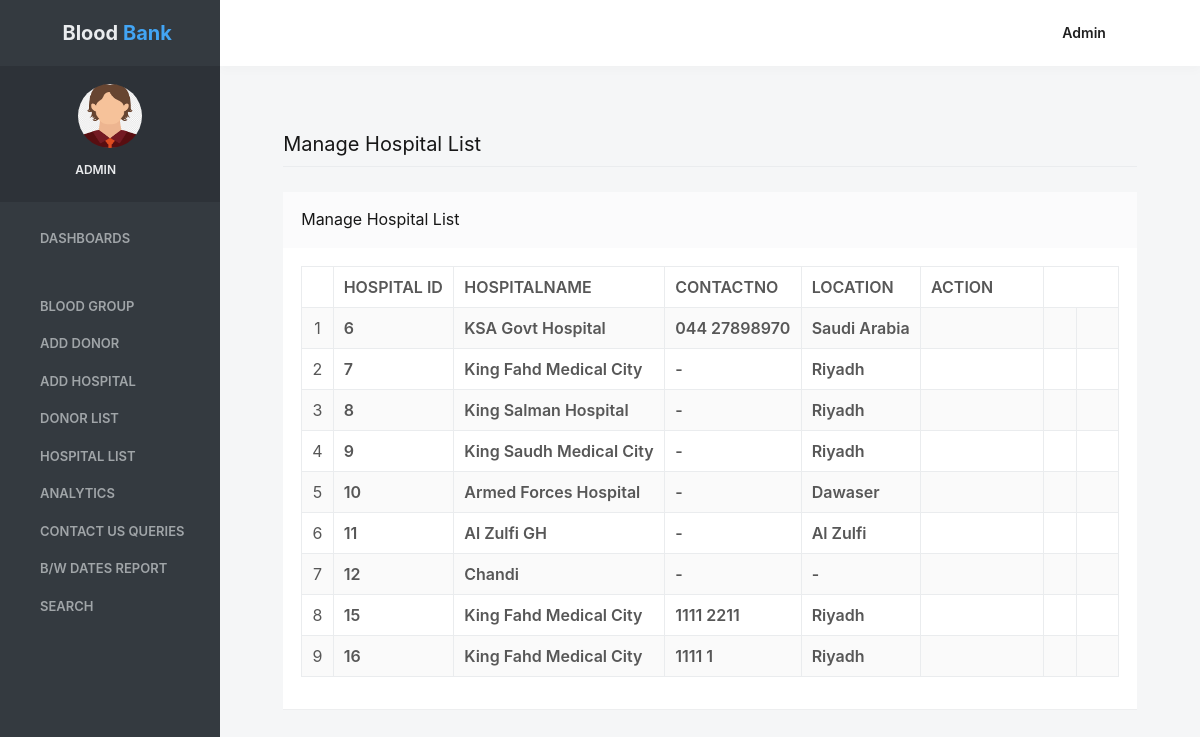
The page /hospitallist (signed in) on the database its author committed.
### bloodbank/models.py (models this page shows, shortened)
class Hospital(models.Model):
    HospitalName = models.CharField(max_length=100)
    ContactNo = models.CharField(max_length=15)
    Location = models.CharField(max_length=300, null=True)
    Aplus= models.CharField(max_length=10)
    Aminus = models.CharField(max_length=10)
    Bplus = models.CharField(max_length=10)
    Bminus = models.CharField(max_length=10)
    ABplus = models.CharField(max_length=10)
    ABminus = models.CharField(max_length=10)
    Oplus= models.CharField(max_length=10)
    Ominus = models.CharField(max_length=10)

### bloodbank/views.py (the view)
# urls.py: path('hospitallist',hospitallist, name='hospitallist'),
def hospitallist(request):
    if not request.user.is_authenticated:
        return redirect('login')
    hospital = Hospital.objects.all()
    d = {'hospital': hospital}
    return render(request, 'hospitallist.html', d)

### bloodbank/templates/hospitallist.html (shortened to what this page needs)
{% load static %}
{% block body %}
<html lang="en" class="no-focus">
    <head>
       <link rel="stylesheet" href="{% static 'adminassets/js/plugins/datatables/dataTables.bootstrap4.min.css' %}">
        <link rel="stylesheet" id="css-main" href="{% static 'adminassets/css/codebase.min.css' %}">
    </head>
    <body>
        <div id="page-container" class="sidebar-o sidebar-inverse side-scroll page-header-fixed main-content-narrow">
          {% include 'sidebar.html' %}
            {% include 'admin_nav.html' %}
            <main id="main-container">
                <div class="content">
                    <h2 class="content-heading">Manage Hospital List</h2>
                    <div class="block">
                        <div class="block-header block-header-default">
                            <h3 class="block-title">Manage Hospital List</h3>
                        </div>
                        <div class="block-content block-content-full">
                            <table class="table table-bordered table-striped table-vcenter js-dataTable-full-pagination">
                                <thead>
                                    <tr>
                                        <th class="text-center"></th>
                                        <th>Hospital ID</th>
                                        <th class="d-none d-sm-table-cell">HospitalName</th>
                                        <th class="d-none d-sm-table-cell">ContactNo</th>
                                        <th class="d-none d-sm-table-cell">Location</th>
                                        <th class="d-none d-sm-table-cell" style="width: 15%;">Action</th>
                                       </tr>
                                </thead>
                                <tbody>
 {% for i in hospital %}
                                    <tr>
                                        <td class="text-center">{{forloop.counter}}</td>
                                        <td class="font-w600">{{i.id}}</td>
                                        <td class="font-w600">{{i.HospitalName}}</td>
                                        <td class="font-w600">{{i.ContactNo}}</td>
                                        <td class="font-w600">{{i.Location}}</td>
                                         <td class="d-none d-sm-table-cell"><a href="{% url 'delete_hospital' i.id %}" onclick="return confirm('Do you really want to Delete ?');"><i class="fa fa-trash fa-delete" aria-hidden="true"></i></a></td>
                                         <td class="d-none d-sm-table-cell"><a href="{% url 'view_hospitaldetail' i.id %}"><i class="fa fa-eye" aria-hidden="true"></i></a></td>
                                         <td class="d-none d-sm-table-cell"><a href="{% url 'edit_hospital' i.id %}"><i class="fa fa-pencil fa-fw" aria-hidden="true"></i></a></td>
                                    </tr>
                                    {% endfor %}
                                </tbody>
                            </table>
                        </div>
                    </div>
                </div>
            </main>
        </div>
    </body>
</html>
{% endblock %}

### bloodbank/templates/sidebar.html (shortened to what this page needs)
{% load static %}
   <nav id="sidebar">
                <div id="sidebar-scroll">
                    <div class="sidebar-content">
                        <div class="content-header content-header-fullrow px-15">
                            <div class="content-header-section text-center align-parent sidebar-mini-hidden">
                                <div class="content-header-item">
                                    <a class="link-effect font-w700" href="{% url 'admin_home' %}">
                                        <i class="si si-fire text-primary"></i>
                                        <span class="font-size-xl text-dual-primary-dark">Blood </span><span class="font-size-xl text-primary">Bank</span>
                                    </a>
                                </div>
                            </div>
                        </div>
                        <div class="content-side content-side-full content-side-user px-10 align-parent">
                            <div class="sidebar-mini-hidden-b text-center">
                                <a class="img-link" href="be_pages_generic_profile.html">
                                    <img class="img-avatar" src="{% static 'adminassets/img/avatars/avatarboy729.png' %}" alt="">
                                </a>
                                <ul class="list-inline mt-10">
                                    <li class="list-inline-item">
                                        <a class="link-effect text-dual-primary-dark font-size-xs font-w600 text-uppercase" href="#">{{request.user.username}}</a>
                                    </li>
                                    <li class="list-inline-item">
                                        <a class="link-effect text-dual-primary-dark" href="{% url 'logout' %}">
                                            <i class="si si-logout"></i>
                                        </a>
                                    </li>
                                </ul>
                            </div>
                        </div>
                        <div class="content-side content-side-full">
                            <ul class="nav-main">
                                <li class="open">
                                    <a href="{% url 'admin_home' %}"><i class="si si-cup"></i><span class="sidebar-mini-hide">Dashboards</span></a>
                                </li>
                                <li class="nav-main-heading"><span class="sidebar-mini-visible">UI</span></li>
                                <li>
                                    <a class="nav-submenu" data-toggle="nav-submenu"><i class="si si-puzzle"></i>Blood Group</a>
                                </li>
                               <li>
                                    <a  href="{% url 'add_donor' %}"><i class="fa fa-edit"></i><span class="sidebar-mini-hide">Add Donor</span></a>
                                </li>
                                <li>
                                    <a  href="{% url 'add_hospital' %}"><i class="fa fa-edit"></i><span class="sidebar-mini-hide">Add Hospital</span></a>
                                </li>
                                <li>
                                    <a  href="{% url 'donorlist' %}"><i class="fa fa-users"></i><span class="sidebar-mini-hide">Donor List</span></a>
                                </li>
                                <li>
                                    <a  href="{% url 'hospitallist' %}"><i class="fa fa-users"></i><span class="sidebar-mini-hide">Hospital List</span></a>
                                </li>
                                  <li>
                                    <a  href="{% url 'graphData' %}"><i class="fa fa-users"></i><span class="sidebar-mini-hide">Analytics</span></a>
                                </li>
                                <li>
                                    <a class="nav-submenu" data-toggle="nav-submenu" href="#"><i class="si si-user"></i><span class="sidebar-mini-hide">Contact Us Queries</span></a>
                                </li>
                                <li>
                                    <a  href="{% url 'betweendate_report' %}"><i class="si si-vector"></i><span class="sidebar-mini-hide">B/w Dates Report</span></a>
                                </li>
                                <li>
                                    <a class="nav-submenu" data-toggle="nav-submenu" href="#"><i class="si si-trophy"></i><span class="sidebar-mini-hide">Search</span></a>
                                </li>
                            </ul>
                        </div>
                    </div>
                </div>
            </nav>

### bloodbank/templates/admin_nav.html (shortened to what this page needs)
{% load static %}
            <header id="page-header">
                <div class="content-header">
                    <div class="content-header-section">
                        <button type="button" class="btn btn-circle btn-dual-secondary" data-toggle="layout" data-action="sidebar_toggle">
                            <i class="fa fa-navicon"></i>
                        </button>
                        <div class="btn-group" role="group">
                            <button type="button" class="btn btn-circle btn-dual-secondary" id="page-header-options-dropdown" data-toggle="dropdown" aria-haspopup="true" aria-expanded="false">
                                <i class="fa fa-wrench"></i>
                            </button>
                        </div>
                        <div class="btn-group" role="group">
                            <button type="button" class="btn btn-circle btn-dual-secondary" id="page-header-themes-dropdown" data-toggle="dropdown" aria-haspopup="true" aria-expanded="false">
                                <i class="fa fa-paint-brush"></i>
                            </button>
                        </div>
                    </div>
                    <div class="content-header-section">
                        <div class="btn-group" role="group">
                            <button type="button" class="btn btn-rounded btn-dual-secondary text-capitalize" id="page-header-user-dropdown" data-toggle="dropdown" aria-haspopup="true" aria-expanded="false">
                                {{request.user.username}}<i class="fa fa-angle-down ml-5"></i>
                            </button>
                        </div>
                    </div>
                </div>
            </header>

### rows shown on the page
Hospital: id "6", HospitalName "KSA Govt Hospital", ContactNo "044 27898970", Location "Saudi Arabia"
Hospital: id "7", HospitalName "King Fahd Medical City", ContactNo "-", Location "Riyadh"
Hospital: id "8", HospitalName "King Salman Hospital", ContactNo "-", Location "Riyadh"
Hospital: id "9", HospitalName "King Saudh Medical City", ContactNo "-", Location "Riyadh"
Hospital: id "10", HospitalName "Armed Forces Hospital", ContactNo "-", Location "Dawaser"
Hospital: id "11", HospitalName "Al Zulfi GH", ContactNo "-", Location "Al Zulfi"
Hospital: id "12", HospitalName "Chandi", ContactNo "-", Location "-"
Hospital: id "15", HospitalName "King Fahd Medical City", ContactNo "1111 2211", Location "Riyadh"
Hospital: id "16", HospitalName "King Fahd Medical City", ContactNo "1111 1", Location "Riyadh"

### other values the page prints
{{ request.user.username }} "ADMIN"
{{ request.user.username }} "Admin"
